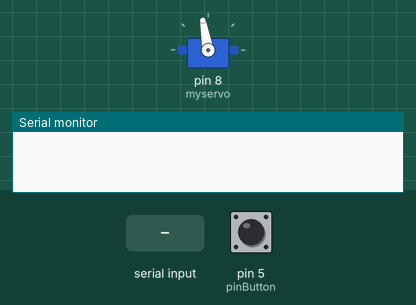
Simulated run of this sketch. Board: Arduino Uno, built with avr-gcc and run on an emulated ATmega328P. Parts: servo, the last lines printed to the serial monitor. Inputs (shaded band) come from the test bench; at power-on: pin 5 (pinButton) HIGH.

Above: at 1.8 s.
1.9 s: "Y" received over the second serial link
At 2.7 s:
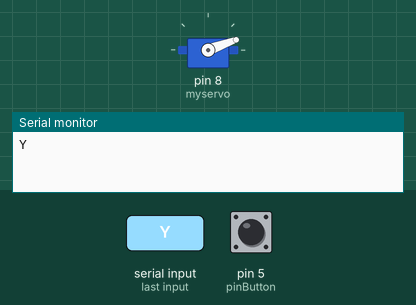
Timing chart, 0 to 18.5 s (numbered marks = the images above; inputs shaded):
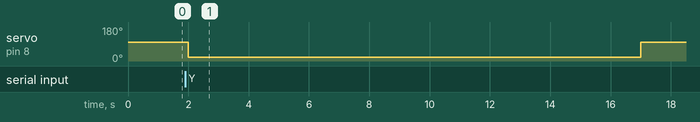

The sketch:

LockControl.ino
```cpp
#include <Servo.h>

// SimpleRx - the slave or the receiver
#include <SoftwareSerial.h>

#define RX 3
#define TX 2

#define BAUDRATE 9600

char c = ' ';
const int pinButton = 5;

SoftwareSerial BTSerial(RX, TX); // (RX, TX)
Servo myservo;
int ls = 100;    // ls
int us = 20;

//===========

void setup() {
    pinMode(pinButton, INPUT_PULLUP);
    myservo.attach(8);  // attaches the servo on pin 9 to the servo object
    myservo.write(ls); // InitialLock State
    Serial.begin(9600);

  // HM-10 default speed in AT command mode
  BTSerial.begin(BAUDRATE);
}

//=============


void loop() {
  failsafe();

  // Keep reading from HM-10 and send to Arduino Serial Monitor
  while(BTSerial.available() > 0) {

    // Read from the bluetooth buffer
    c = BTSerial.read();

    // Write the received bluetooth data to the Serial Monitor
    if (c == 'Y' || c == 'N'){
          Serial.println(c);
          lock(c);
    }
      failsafe();
  }
  failsafe();
  delay(1000);
}

void lock(char c) {
  if(c == 'Y'){
    myservo.write(us);
    delay(15000); //wait 15 seconds
    myservo.write(ls);
  }else{
    myservo.write(ls);
  }
}
void failsafe(){
     int stateButton = digitalRead(pinButton);
    if(stateButton == 0) {
         myservo.write(us);
         delay(15000); //wait 15 seconds
         myservo.write(ls);
  } else {
        myservo.write(ls);
  }
}
```

Measured:
- after the input at 1.9 s, servo on pin 8 (myservo): 100° → 20° after 0.10 s, → 100° 15.0 s later
